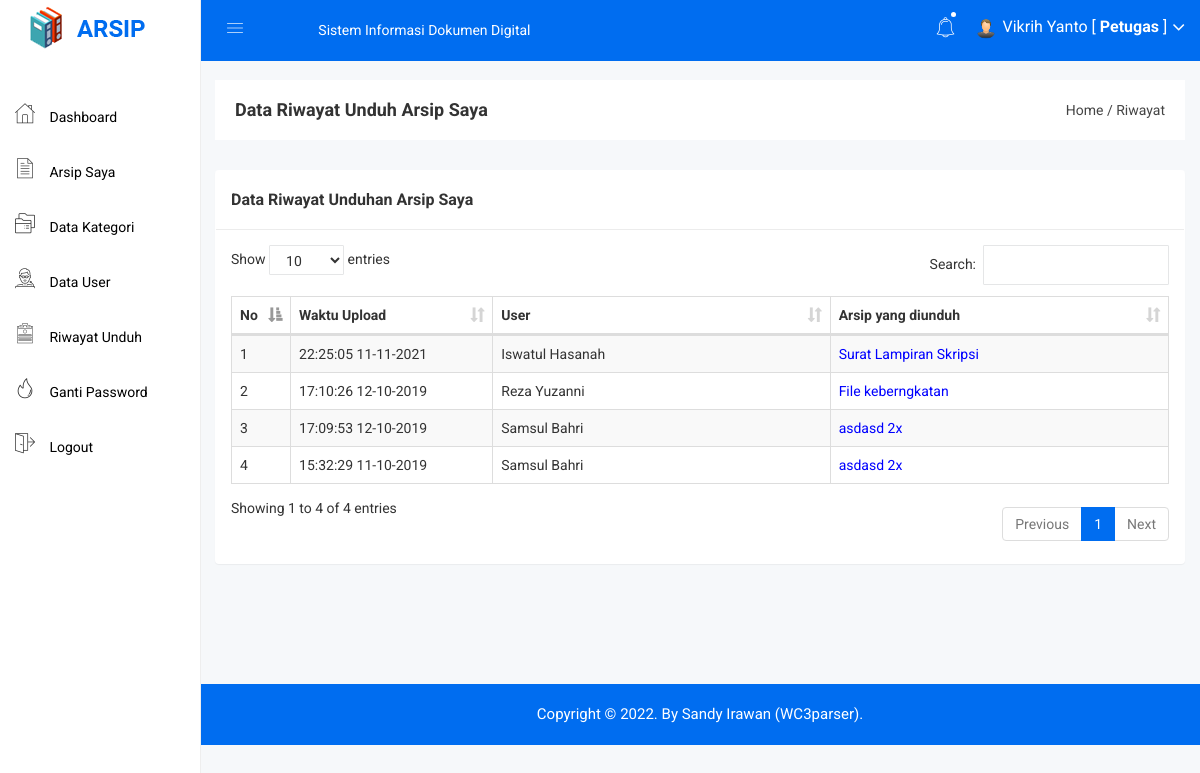
/petugas/riwayat.php (signed in), run on the app's committed database.
### tables this page shows
CREATE TABLE `riwayat` (
  `riwayat_id` int(11) NOT NULL,
  `riwayat_waktu` datetime NOT NULL,
  `riwayat_user` int(11) NOT NULL,
  `riwayat_arsip` int(11) NOT NULL
);

CREATE TABLE `user` (
  `user_id` int(11) NOT NULL,
  `user_nama` varchar(100) NOT NULL,
  `user_username` varchar(100) NOT NULL,
  `user_password` varchar(100) NOT NULL,
  `user_foto` varchar(100) DEFAULT NULL
);

CREATE TABLE `arsip` (
  `arsip_id` int(11) NOT NULL,
  `arsip_waktu_upload` datetime NOT NULL,
  `arsip_petugas` int(11) NOT NULL,
  `arsip_kode` varchar(255) NOT NULL,
  `arsip_nama` varchar(255) NOT NULL,
  `arsip_jenis` varchar(255) NOT NULL,
  `arsip_kategori` int(11) NOT NULL,
  `arsip_keterangan` text NOT NULL,
  `arsip_file` varchar(255) NOT NULL
);

### petugas/riwayat.php (the view)
<?php include 'header.php'; ?>
<div class="breadcome-area">
    <div class="container-fluid">
        <div class="row">
            <div class="col-lg-12 col-md-12 col-sm-12 col-xs-12">
                <div class="breadcome-list">
                    <div class="row">
                        <div class="col-lg-6 col-md-6 col-sm-6 col-xs-12">
                            <div class="breadcome-heading">
                                <h4 style="margin-bottom: 0px">Data Riwayat Unduh Arsip Saya</h4>
                            </div>
                        </div>
                        <div class="col-lg-6 col-md-6 col-sm-6 col-xs-12">
                            <ul class="breadcome-menu" style="padding-top: 0px">
                                <li><a href="#">Home</a> <span class="bread-slash">/</span></li>
                                <li><span class="bread-blod">Riwayat</span></li>
                            </ul>
                        </div>
                    </div>
                </div>
            </div>
        </div>
    </div>
</div>
<div class="container-fluid">
    <div class="panel panel">
        <div class="panel-heading">
            <h3 class="panel-title">Data Riwayat Unduhan Arsip Saya</h3>
        </div>
        <div class="panel-body">
            <table id="table" class="table table-bordered table-striped table-hover table-datatable">
                <thead>
                    <tr>
                        <th width="1%">No</th>
                        <th width="18%">Waktu Upload</th>
                        <th width="30%">User</th>
                        <th width="30%">Arsip yang diunduh</th>
                    </tr>
                </thead>
                <tbody>
                    <?php
                    include '../koneksi.php';
                    $no = 1;
                    $saya = $_SESSION['id'];
                    $arsip = mysqli_query($koneksi,"SELECT * FROM riwayat,arsip,user WHERE riwayat_arsip=arsip_id and riwayat_user=user_id and arsip_petugas='$saya' ORDER BY riwayat_id DESC");
                    while($p = mysqli_fetch_array($arsip)){
                        ?>
                        <tr>
                            <td><?php echo $no++; ?></td>
                            <td><?php echo date('H:i:s  d-m-Y',strtotime($p['riwayat_waktu'])) ?></td>
                            <td><?php echo $p['user_nama'] ?></td>
                            <td><a style="color: blue" href="arsip_preview.php?id=<?php echo $p['arsip_id']; ?>"><?php echo $p['arsip_nama'] ?></a></td>
                        </tr>
                        <?php
                    }
                    ?>
                </tbody>
            </table>
        </div>
    </div>
</div>
<?php include 'footer.php'; ?>

### assets/css/main.css (style rules this page uses)
html { color: #222; font-size: 1em; line-height: 1.4; }

### assets/css/style.css (style rules this page uses)
.panel-heading { padding: 20px 15px; border-bottom: 1px solid #ececec; }
td { vertical-align: middle !important; }

### assets/js/DataTables/datatables.css (style rules this page uses)
table.dataTable { clear: both; margin-top: 6px !important; margin-bottom: 6px !important; max-width: none !important; border-collapse: separate !important; }
table.dataTable td, table.dataTable th { -webkit-box-sizing: content-box; box-sizing: content-box; }
table.dataTable thead > tr > th.sorting_asc, table.dataTable thead > tr > th.sorting_desc, table.dataTable thead > tr > th.sorting, table.dataTable thead > tr > td.sorting_asc, table.dataTable thead > tr > td.sorting_desc, table.dataTable thead > tr > td.sorting { padding-right: 30px; }
table.dataTable thead .sorting, table.dataTable thead .sorting_asc, table.dataTable thead .sorting_desc, table.dataTable thead .sorting_asc_disabled, table.dataTable thead .sorting_desc_disabled { cursor: pointer; position: relative; }
table.dataTable thead .sorting:after, table.dataTable thead .sorting_asc:after, table.dataTable thead .sorting_desc:after, table.dataTable thead .sorting_asc_disabled:after, table.dataTable thead .sorting_desc_disabled:after { position: absolute; bottom: 8px; right: 8px; display: block; font-family: 'Glyphicons Halflings'; opacity: 0.5; }
table.dataTable thead .sorting:after { opacity: 0.2; content: "\e150"; }
table.dataTable thead .sorting_asc:after { content: "\e155"; }
table.table-bordered.dataTable th, table.table-bordered.dataTable td { border-left-width: 0; }
table.table-bordered.dataTable th:last-child, table.table-bordered.dataTable th:last-child, table.table-bordered.dataTable td:last-child, table.table-bordered.dataTable td:last-child { border-right-width: 0; }
table.table-bordered.dataTable tbody th, table.table-bordered.dataTable tbody td { border-bottom-width: 0; }

### data on the page
riwayat: riwayat_waktu "22:25:05 11-11-2021", user.user_nama "Iswatul Hasanah", arsip.arsip_nama "Surat Lampiran Skripsi"
riwayat: riwayat_waktu "17:10:26 12-10-2019", user.user_nama "Reza Yuzanni", arsip.arsip_nama "File keberngkatan"
riwayat: riwayat_waktu "17:09:53 12-10-2019", user.user_nama "Samsul Bahri", arsip.arsip_nama "asdasd 2x"
riwayat: riwayat_waktu "15:32:29 11-10-2019", user.user_nama "Samsul Bahri", arsip.arsip_nama "asdasd 2x"

### other printed values
$_SESSION['nama'] "Vikrih Yanto"
